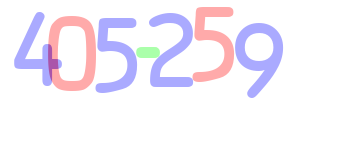
#> input picture 0712img/0712Image/images/d0.png, 350 x 150 px, found by its file name
$ jupyter execute --allow-errors OpenCV.ipynb
#> lines starting #> are read from the running program, lines starting #| are printed output that depends on the picture; after the words box and inside, x2 and y2 are one past the last pixel; in counts of white or black regions, pixels touching at a corner belong together
<a href="https://colab.research.google.com/github/hanYijin/python_Machine_learning_study/blob/main/OpenCV.ipynb" target="_parent"></a>

OpenCV 도형그리기

[cell 1]
import cv2
import numpy as np
import matplotlib.pyplot as plt

**선그리기**

cv2.line(이미지, 시작 좌표, 종료 좌표, 색상, 두께)

[cell 2]
image= np.full((512,512,3),255,np.uint8)
image=cv2.line(image,(0,0),(255,255),(255,0,170),3)
plt.imshow(image)
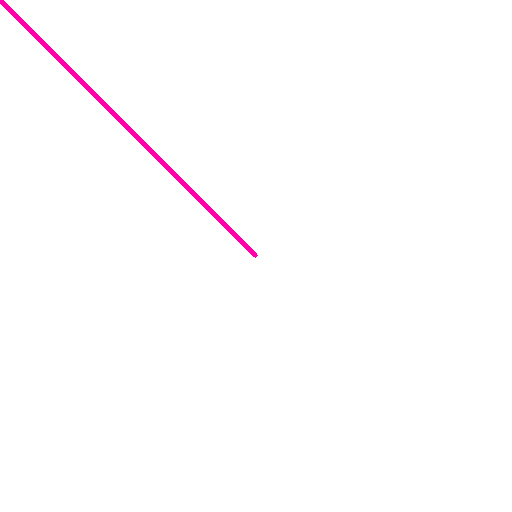
#> shown: shape (512, 512, 3); mean R, G, B 255, 253.3, 254.4

**사각형 그리기**

cv2.rectangle(이미지, 시작 좌표, 종료 좌표 ,색상(RGB),선의 두께)

[cell 3]
img = np.full((500,500,3),0,np.uint8)
img = cv2.rectangle(img,(20,20),(200,200),(0,255,170),5)
plt.imshow(img)
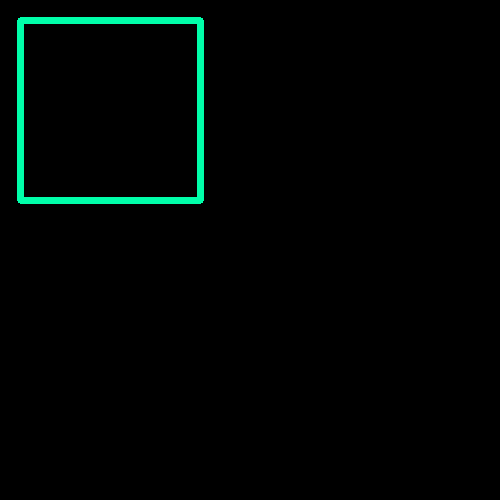
#> shown: shape (500, 500, 3); mean R, G, B 0, 5.1, 3.4

[cell 4]
img = np.full((500,500,3),0,np.uint8)
img = cv2.rectangle(img,(20,20),(200,200),(0,255,170),-1)
plt.imshow(img)
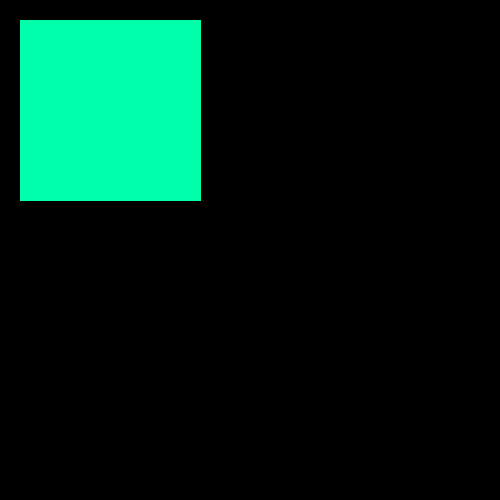
#> shown: shape (500, 500, 3); mean R, G, B 0, 33.4, 22.3

**원그리기**

cv2.circle(이미지, 원의 중심, 반지름 , 색상, 선의 두께)
*채우기 : 선의 두께 -1

[cell 5]
image= np.full((512,512,3),255,np.uint8)
image= cv2.circle(image,(255,255),30,(170,170,170),5)
plt.imshow(image)
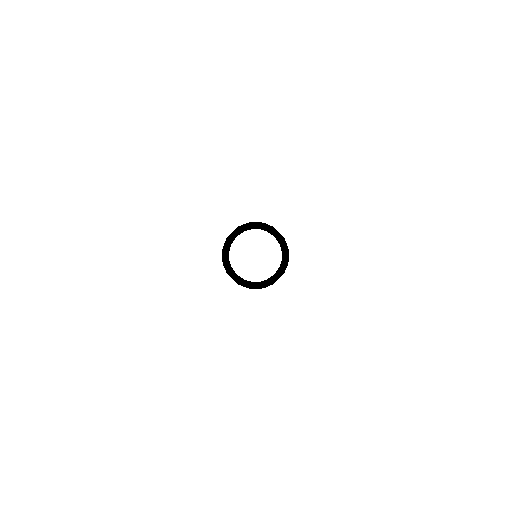
#> shown: shape (512, 512, 3); values 170 (black) and 255 (white), 99.5% white; 1 black region, box (x1, y1, x2, y2) and area: (222, 222, 289, 289) 1320

**다각형 그리기**

cv2.polylines(이미지, 꼭지점들, 닫힌 도형 여부, 색상, 선의 두께)

[cell 6]
img = np.full((500,500,3),0,np.uint8)
point=np.array([[5,5],[5,125],[230,250],[480,450],[400,150]])
img= cv2.polylines(img,[point],True,(0,255,255),5)
plt.imshow(img)
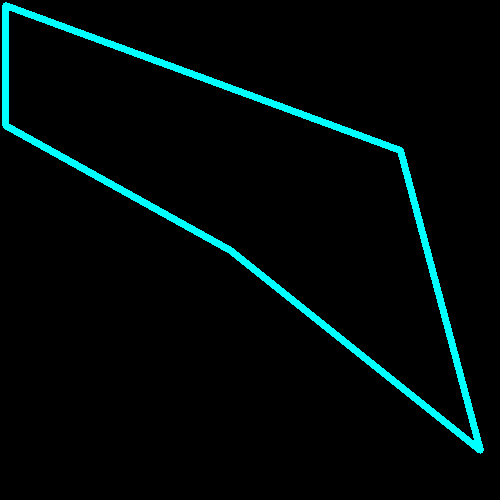
#> shown: shape (500, 500, 3); mean R, G, B 0, 10.2, 10.2

**텍스트 그리기**

cv2.putText(이미지, 텍스트, 출력될 위치, 글씨체, 글씨 크기 가중치, 색상)

[cell 7]
image= np.full((512,512,3),255,np.uint8)
image=cv2.putText(image,"Hello :)",(0,200),cv2.FONT_HERSHEY_SIMPLEX,3,(255,0,170))
plt.imshow(image)
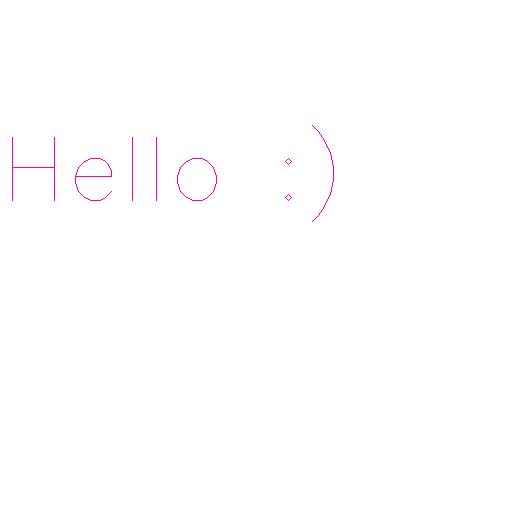
#> shown: shape (512, 512, 3); mean R, G, B 255, 254.4, 254.8

# **OpenCV Contours 이미지 윤곽선**

이미지에서 윤곽선들을 찾는 함수

cv2.findContours(이미지, 윤곽선을 찾는 방법, 윤곽선을 찾는 근사치 방법)

Contour들을 찾는 방법

1) RETR_EXTERNAL: 바깥쪽 Line만 찾기

2) RETR_LIST: 모든 Line을 찾지만, Hierarchy 구성 X

3) RETR_TREE: 모든 Line을 찾으며, 모든 Hierarchy 구성 O

method: Contour들을 찾는 근사치 방법

1) CHAIN_APPROX_NONE: 모든 Contour 포인트 저장

2) CHAIN_APPROX_SIMPLE: Contour Line을 그릴 수 있는 포인트만 저장

 **입력 이미지는 Gray Scale Threshold 전처리 과정이 필요하다.**

윤곽선들을 그리는 함수

cv2.drawContours(image, contours, contour_index, color, thickness)

contour_index: 그리고자 하는 Contours Line (전체: -1)

[cell 8]
from google.colab import files
uploaded = files.upload()
#> the answer given: d0.png

[cell 9]
img= cv2.imread('스크린샷(8).png')
#> (the rest of this cell did not finish here and is left out)

# **Contours 처리**
contours의 사각형 외각 처리

cv2.boundingRect(contour) : contour를 포함하는 사각형을 그림

>> 사각형의 x,y 좌표와 너비, 높이를 반환

[cell 10]
uploaded = files.upload()
#> the answer given: d0.png

[cell 11]
image = cv2.imread('d0.png')
#> image is the input picture: shape (150, 350, 3); mean B, G, R 249.4, 240.6, 245.4
image_gray = cv2.cvtColor(image, cv2.COLOR_BGR2GRAY)
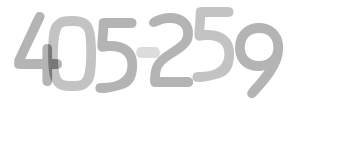
#> image_gray: shape (150, 350); min 120, max 255, mean 243.1
ret, thresh = cv2.threshold(image_gray, 230, 255, 0)
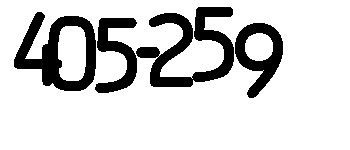
#> thresh: shape (150, 350); 82.6% white; 4 black regions, box (x1, y1, x2, y2) and area: (136, 7, 234, 87) 3151, (14, 12, 96, 91) 2876, (235, 23, 283, 98) 1620, (95, 18, 137, 93) 1471
thresh = cv2.bitwise_not(thresh)

plt.imshow(cv2.cvtColor(thresh, cv2.COLOR_GRAY2RGB))
plt.show()

[cell 12]
contours = cv2.findContours(thresh, cv2.RETR_TREE, cv2.CHAIN_APPROX_SIMPLE)[1]
#> contours = 9 contours, 3 with area under 20; largest, box (x1, y1, x2, y2) and area: (14, 12, 96, 91) 4078, (136, 7, 234, 87) 2846, (235, 23, 283, 98) 2166, (57, 25, 87, 82) 1448, (95, 18, 137, 93) 1328, (244, 32, 274, 62) 681
image = cv2.drawContours(image, contours, 0, (0, 0, 255), 4)

plt.imshow(cv2.cvtColor(image, cv2.COLOR_BGR2RGB))
plt.show()

[cell 13]
contour = contours[0]
#> contour = contour of 90 points, box (x1, y1, x2, y2) (235, 23, 283, 98), area 2166
x, y, w, h = cv2.boundingRect(contour)
#> x = 235; y = 23; w = 48; h = 75
image = cv2.rectangle(image, (x, y), (x + w, y + h), (0, 0, 255), 3)

plt.imshow(cv2.cvtColor(image, cv2.COLOR_BGR2RGB))
plt.show()

# **cv2.convexHull(contour)**

여러 포인트점이 존재할 때 다각형 형태의 사각형보다 타이트한 외곽을 찾는다.
Convex Hull 알고리즘으로 외곽을 구하는 함수

대략적인 형태의 Contour 외곽을 빠르게 구할 수 있습니다. (단일 Contour 반환)

[cell 14]
image = cv2.imread('d0.png')
image_gray = cv2.cvtColor(image, cv2.COLOR_BGR2GRAY)
ret, thresh = cv2.threshold(image_gray, 230, 255, 0)
thresh = cv2.bitwise_not(thresh)

plt.imshow(cv2.cvtColor(thresh, cv2.COLOR_GRAY2RGB))
plt.show()

contours = cv2.findContours(thresh, cv2.RETR_TREE, cv2.CHAIN_APPROX_SIMPLE)[1]
image = cv2.drawContours(image, contours, -1, (0, 0, 255), 4)
plt.imshow(cv2.cvtColor(image, cv2.COLOR_BGR2RGB))
plt.show()
contour = contours[0]
hull = cv2.convexHull(contour)
#> hull = contour of 27 points, box (x1, y1, x2, y2) (235, 23, 283, 98), area 2514
image = cv2.drawContours(image, [hull], -1, (255, 0, 0), 4)

plt.imshow(cv2.cvtColor(image, cv2.COLOR_BGR2RGB))
plt.show()

# **contour의 유사 다각형 구하기**
cv2.approxPolyDP(curve, epsilon, closed): 근사치 Contour를 구합니다.

curve: Contour

epsilon: 최대 거리 (클수록 Point 개수 감소)

closed: 폐곡선 여부

[cell 15]
import cv2
import matplotlib.pyplot as plt

image = cv2.imread('d0.png')
image_gray = cv2.cvtColor(image, cv2.COLOR_BGR2GRAY)
ret, thresh = cv2.threshold(image_gray, 230, 255, 0)
thresh = cv2.bitwise_not(thresh)

contours = cv2.findContours(thresh, cv2.RETR_TREE, cv2.CHAIN_APPROX_SIMPLE)[1]
image = cv2.drawContours(image, contours, -1, (0, 0, 255), 4)

plt.imshow(cv2.cvtColor(image, cv2.COLOR_BGR2RGB))
plt.show()

contour = contours[0]
epsilon = 0.01 * cv2.arcLength(contour, True)
#> epsilon = 2.24
approx = cv2.approxPolyDP(contour, epsilon, True)
#> approx = contour of 13 points, box (x1, y1, x2, y2) (235, 23, 283, 98), area 2075
image = cv2.drawContours(image, [approx], -1, (0, 255, 0), 4)
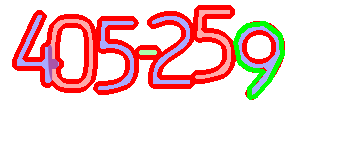
#> image: shape (150, 350, 3); mean B, G, R 212, 212.9, 245.6

plt.imshow(cv2.cvtColor(image, cv2.COLOR_BGR2RGB))
plt.show()

cv2.contourArea(contour): Contour의 면적을 구합니다.

cv2.arcLength(contour): Contour의 둘레를 구합니다.

cv2.moments(contour): Contour의 특징을 추출합니다.

[cell 16]
image = cv2.imread('d0.png')
plt.imshow(image)
plt.imshow(cv2.cvtColor(image, cv2.COLOR_BGR2RGB))
plt.show()
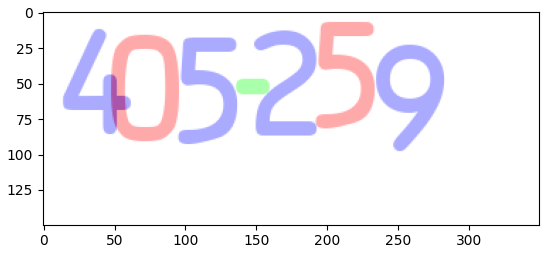
#> figure drawn by matplotlib, 1 panel; B, G, R data is drawn as R, G, B

$ run again, with 0712img/0712Image/images/d2.png copied over 0712img/0712Image/images/d0.png
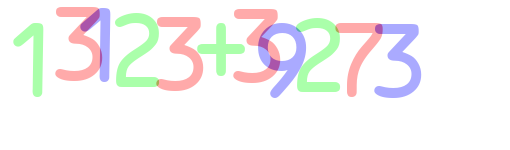
#> input picture 0712img/0712Image/images/d2.png, 510 x 150 px, found by its file name
#> image is the input picture: shape (150, 510, 3); mean B, G, R 243.5, 244.2, 245.3
#> contours = 11 contours, 3 with area under 20; largest, box (x1, y1, x2, y2) and area: (233, 9, 421, 98) 7560, (115, 13, 245, 91) 5556, (55, 7, 110, 82) 2307, (125, 25, 194, 82) 2128, (14, 23, 43, 97) 808, (301, 27, 331, 67) 664, (269, 32, 297, 62) 524, (83, 20, 101, 48) 218
#> contour = contour of 35 points, box (x1, y1, x2, y2) (14, 23, 43, 97), area 808
#> x = 14; y = 23; w = 29; h = 74
#> hull = contour of 16 points, box (x1, y1, x2, y2) (14, 23, 43, 97), area 1366
#> epsilon = 2.03
#> approx = contour of 9 points, box (x1, y1, x2, y2) (14, 23, 43, 97), area 782
#> `plt.show()`:
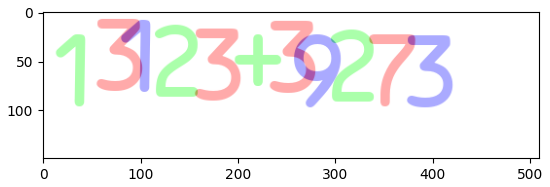
#> figure drawn by matplotlib, 1 panel; B, G, R data is drawn as R, G, B
